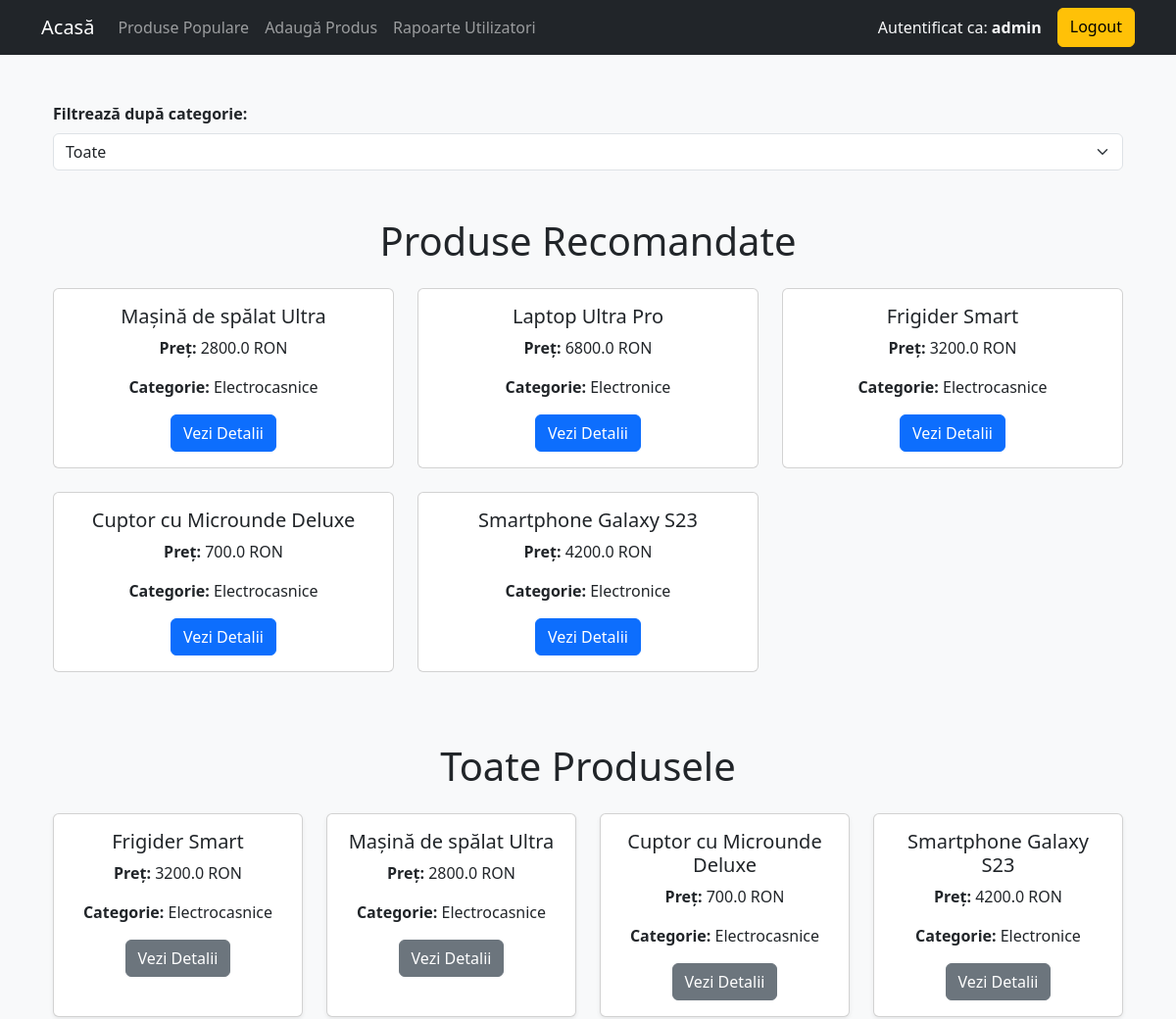
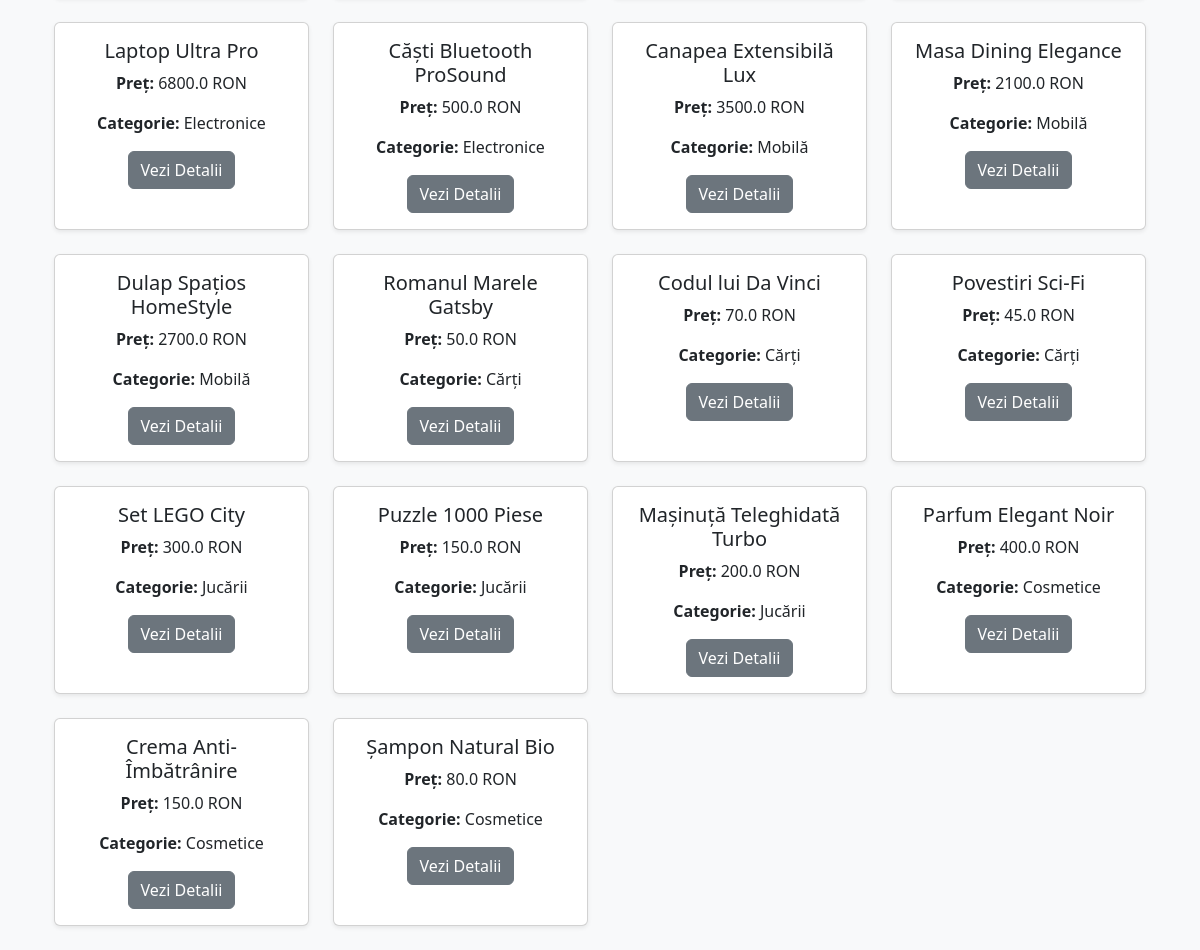
Screenshot of / (signed in) with the database file from the repository (2 pictures, top to bottom).
### models.py (models this page shows, shortened)
class Product(db.Model):
    id = db.Column(db.Integer, primary_key=True)
    name = db.Column(db.String(100))
    category = db.Column(db.String(50))
    price = db.Column(db.Float)
    description = db.Column(db.Text)
    views = db.Column(db.Integer, default=0)
    purchases = db.Column(db.Integer, default=0)

### app.py (the view)
@app.route("/")
@login_required
def home():
    produse = Product.query.all()
    produse_recomandate = get_recommended_products(session.get('user_id'))
    return render_template("index.html", produse=produse, produse_recomandate=produse_recomandate, user_role=session.get('role'))

### app.py (called while the page is built)
def login_required(f):
    @wraps(f)
    def decorated_function(*args, **kwargs):
        if "user_id" not in session:
            flash("Trebuie să fii autentificat pentru a accesa această pagină.")
            return redirect(url_for("login"))
        return f(*args, **kwargs)
    return decorated_function

### templates/index.html (shortened to what this page needs)
<!DOCTYPE html>
<html lang="ro">
<head>
    <link rel="stylesheet" href="https://cdn.jsdelivr.net/npm/bootstrap@5.3.0/dist/css/bootstrap.min.css">
</head>
<body class="bg-light">
    {% extends 'base.html' %}
{% block content %}
<div class="container mt-5">
    <label for="categoryFilter" class="form-label"><strong>Filtrează după categorie:</strong></label>
    <select class="form-select" id="categoryFilter" onchange="filterProducts()">
        <option value="Toate">Toate</option>
    </select>
</div>
<div class="container mt-5">
    <h1 class="text-center mb-4">Produse Recomandate</h1>
    <div class="row">
        {% for produs in produse_recomandate %}
        <div class="col-md-4 mb-4">
            <div class="card text-center h-100">
                <div class="card-body">
                    <h5 class="card-title">{{ produs.name }}</h5>
                    <p class="card-text"><strong>Preț:</strong> {{ produs.price }} RON</p>
                    <p class="card-text"><strong>Categorie:</strong> {{ produs.category }}</p>
                    <a href="{{ url_for('view_product', product_id=produs.id) }}" class="btn btn-primary">Vezi Detalii</a>
                </div>
            </div>
        </div>
        {% endfor %}
    </div>
</div>
<div class="container mt-5">
    <h1 class="text-center mb-4">Toate Produsele</h1>
    <div class="row">
        {% for produs in produse %}
        <div class="col-md-3 mb-4 product-card" data-category="{{ produs.category }}">
            <div class="card h-100 shadow-sm">
                <div class="card-body text-center">
                    <h5 class="card-title">{{ produs.name }}</h5>
                    <p class="card-text"><strong>Preț:</strong> {{ produs.price }} RON</p>
                    <p class="card-text"><strong>Categorie:</strong> {{ produs.category }}</p>
                    <a href="{{ url_for('view_product', product_id=produs.id) }}" class="btn btn-secondary">Vezi Detalii</a>
                </div>
            </div>
        </div>
        {% endfor %}
    </div>
</div>
{% endblock %}

### rows the page displays
Product: name "Mașină de spălat Ultra", price "2800.0", category "Electrocasnice"
Product: name "Laptop Ultra Pro", price "6800.0", category "Electronice"
Product: name "Frigider Smart", price "3200.0", category "Electrocasnice"
Product: name "Cuptor cu Microunde Deluxe", price "700.0", category "Electrocasnice"
Product: name "Smartphone Galaxy S23", price "4200.0", category "Electronice"
Product: name "Căști Bluetooth ProSound", price "500.0", category "Electronice"
Product: name "Canapea Extensibilă Lux", price "3500.0", category "Mobilă"
Product: name "Masa Dining Elegance", price "2100.0", category "Mobilă"
Product: name "Dulap Spațios HomeStyle", price "2700.0", category "Mobilă"
Product: name "Romanul Marele Gatsby", price "50.0", category "Cărți"
Product: name "Codul lui Da Vinci", price "70.0", category "Cărți"
Product: name "Povestiri Sci-Fi", price "45.0", category "Cărți"
Product: name "Set LEGO City", price "300.0", category "Jucării"
Product: name "Puzzle 1000 Piese", price "150.0", category "Jucării"
Product: name "Mașinuță Teleghidată Turbo", price "200.0", category "Jucării"
Product: name "Parfum Elegant Noir", price "400.0", category "Cosmetice"
Product: name "Crema Anti-Îmbătrânire", price "150.0", category "Cosmetice"
Product: name "Șampon Natural Bio", price "80.0", category "Cosmetice"

### other values shown
{{ session['role'] }} "admin"
